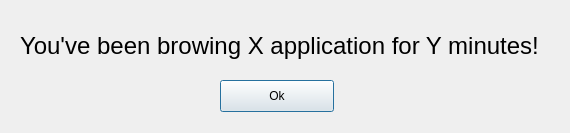
<?xml version="1.0" encoding="UTF-8"?>
<ui version="4.0">
 <class>popupWindow</class>
 <widget class="QDialog" name="popupWindow">
  <property name="geometry">
   <rect>
    <x>0</x>
    <y>0</y>
    <width>570</width>
    <height>133</height>
   </rect>
  </property>
  <property name="windowTitle">
   <string>Dialog</string>
  </property>
  <widget class="QLabel" name="label_2">
   <property name="geometry">
    <rect>
     <x>20</x>
     <y>20</y>
     <width>541</width>
     <height>51</height>
    </rect>
   </property>
   <property name="font">
    <font>
     <pointsize>18</pointsize>
    </font>
   </property>
   <property name="text">
    <string>You've been browing X application for Y minutes!</string>
   </property>
  </widget>
  <widget class="QPushButton" name="okButton">
   <property name="geometry">
    <rect>
     <x>220</x>
     <y>80</y>
     <width>114</width>
     <height>32</height>
    </rect>
   </property>
   <property name="text">
    <string>Ok</string>
   </property>
  </widget>
 </widget>
 <layoutdefault spacing="6" margin="11"/>
 <resources/>
 <connections/>
</ui>
